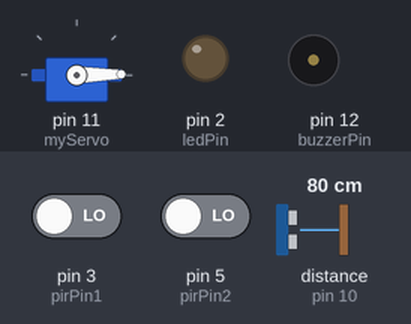
This sketch was run on a simulated Arduino Uno, built with avr-gcc and run on an emulated ATmega328P. Shown: servo, output pins drawn as LEDs (lit = HIGH), buzzer (waves = sounding, pin HIGH). The inputs (shaded band) are chosen by the test bench; at power-on: pin 3 (pirPin1) LOW, pin 5 (pirPin2) LOW, distance to the obstacle (sensor on pin 10) 80 cm. The echo pulse lasts 58.3 µs per cm; pins used as bus, display or sensor lines are not drawn; what the sketch prints to the serial monitor is not drawn.

Above: at 30.05 s.
At 33.05 s:
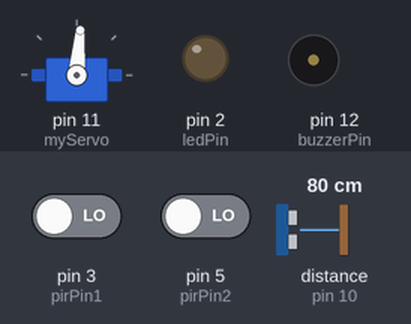
At 36.1 s:
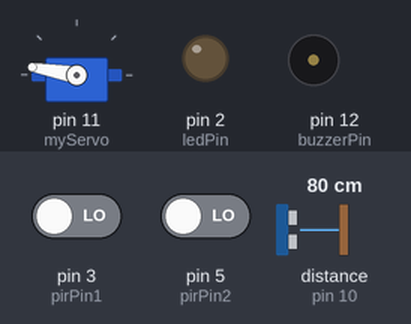
At 42.2 s:
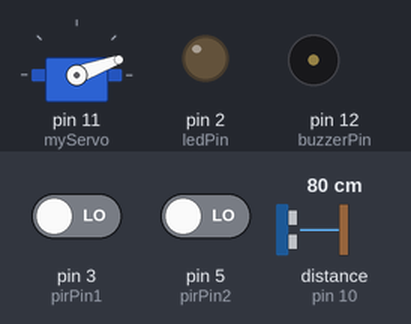
Timing chart, 0 to 46.8 s (numbered marks = the images above):
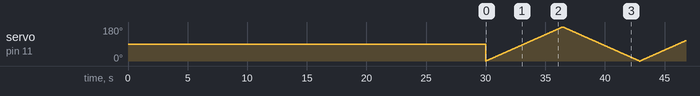

The sketch:

arduinoCode.ino
```cpp
#include <Servo.h>

// Servo + Ultrasonic
Servo myServo;
int trigPin = 9;
int echoPin = 10;
long duration;
int distance;
const int distanceThreshold = 50; // cm

// PIR + LED
const int ledPin = 2;
const int pirPin1 = 3;
const int pirPin2 = 5;
int state = LOW;
unsigned long lastMotionTime = 0;
const int motionTimeout = 2000; // 2 seconds

// Buzzer
const int buzzerPin = 12;  // Connected to digital pin 12
const int buzzerDuration = 3000; // Buzzer sounds for 3 seconds
unsigned long buzzerStartTime = 0;
bool buzzerActive = false;

void setup() {
  // Servo and Ultrasonic
  myServo.attach(11);
  pinMode(trigPin, OUTPUT);
  pinMode(echoPin, INPUT);

  // PIR and LED
  pinMode(ledPin, OUTPUT);
  pinMode(pirPin1, INPUT);
  pinMode(pirPin2, INPUT);

  // Buzzer
  pinMode(buzzerPin, OUTPUT);
  digitalWrite(buzzerPin, LOW);

  // Serial Communication
  Serial.begin(9600);
  delay(30000); // Allow PIR sensors to stabilize
  Serial.println("System Ready...");
}

void loop() {
  // Sweep Servo: 0 to 180
  for (int angle = 0; angle <= 180; angle++) {
    // Check PIR sensors on every angle iteration
    checkPIRSensors();

    myServo.write(angle);
    delay(30);

    // Check ultrasonic
    measureDistance();

    // Check if object detected by ultrasonic
    if (distance > 0 && distance < distanceThreshold) {
      triggerDetection();
    }

    // Send data
    sendData(angle);

    // Check if buzzer should be turned off
    checkBuzzer();
  }

  // Sweep Servo: 180 to 0
  for (int angle = 180; angle >= 0; angle--) {
    // Check PIR sensors on every angle iteration
    checkPIRSensors();

    myServo.write(angle);
    delay(30);

    // Check ultrasonic
    measureDistance();

    // Check if object detected by ultrasonic
    if (distance > 0 && distance < distanceThreshold) {
      triggerDetection();
    }

    // Send data
    sendData(angle);

    // Check if buzzer should be turned off
    checkBuzzer();
  }

  // Check if LED should be turned off
  if (state == HIGH && millis() - lastMotionTime > motionTimeout) {
    digitalWrite(ledPin, LOW);
    Serial.println("No motion or object detected");
    state = LOW;
  }
}

void checkPIRSensors() {
  // Check PIR sensors
  int val1 = digitalRead(pirPin1);
  int val2 = digitalRead(pirPin2);

  // Immediately trigger if either PIR detects motion
  if (val1 == HIGH || val2 == HIGH) {
    triggerDetection();
  }
}

void triggerDetection() {
  // Turn on LED
  digitalWrite(ledPin, HIGH);

  // Activate buzzer immediately if not already active
  if (!buzzerActive) {
    digitalWrite(buzzerPin, HIGH);
    buzzerActive = true;
    buzzerStartTime = millis();
    Serial.println("Buzzer activated");
  }

  lastMotionTime = millis();

  if (state == LOW) {
    Serial.println("Motion or object detected");
    state = HIGH;
  }
}

void checkBuzzer() {
  // Turn off buzzer after duration
  if (buzzerActive && (millis() - buzzerStartTime > buzzerDuration)) {
    digitalWrite(buzzerPin, LOW);
    buzzerActive = false;
    Serial.println("Buzzer deactivated");
  }
}

void measureDistance() {
  digitalWrite(trigPin, LOW);
  delayMicroseconds(2);
  digitalWrite(trigPin, HIGH);
  delayMicroseconds(10);
  digitalWrite(trigPin, LOW);

  duration = pulseIn(echoPin, HIGH);
  distance = duration * 0.034 / 2;
}

void sendData(int angle) {
  // Format: angle,distance,pir1,pir2.
  Serial.print(angle);
  Serial.print(",");
  Serial.print(distance);
  Serial.print(",");
  Serial.print(digitalRead(pirPin1));
  Serial.print(",");
  Serial.print(digitalRead(pirPin2));
  Serial.println(".");
}
```
